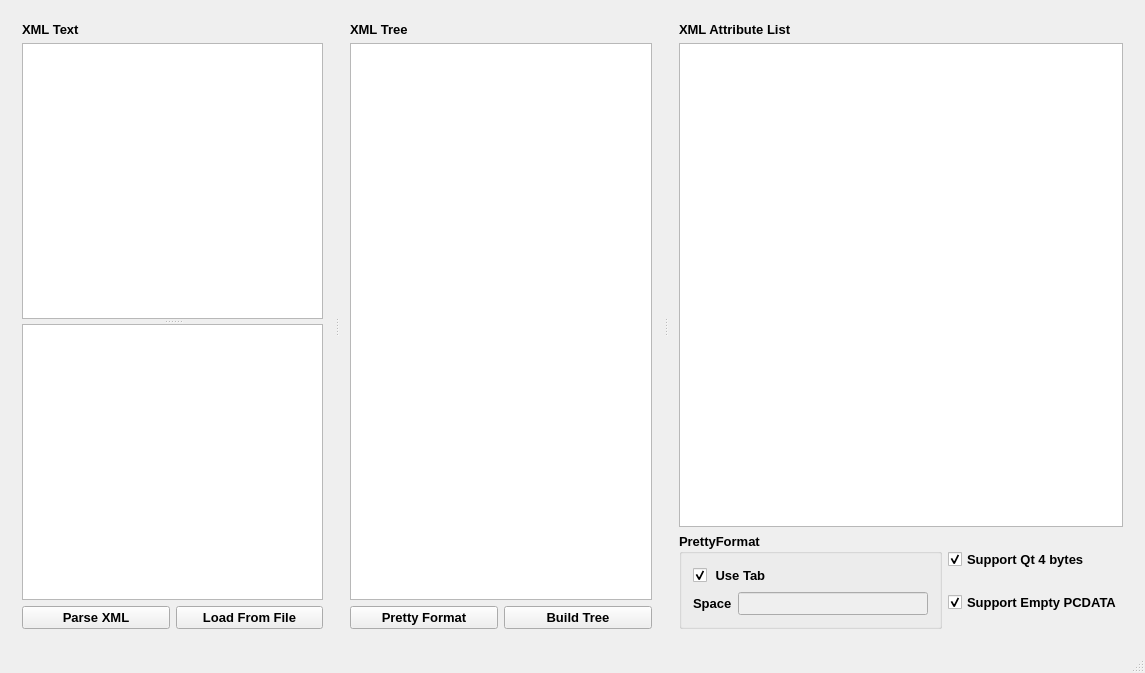
<?xml version="1.0" encoding="UTF-8"?>
<ui version="4.0">
 <class>MainWindow</class>
 <widget class="QMainWindow" name="MainWindow">
  <property name="geometry">
   <rect>
    <x>0</x>
    <y>0</y>
    <width>1145</width>
    <height>673</height>
   </rect>
  </property>
  <property name="windowTitle">
   <string>XML Display</string>
  </property>
  <widget class="QWidget" name="centralWidget">
   <layout class="QVBoxLayout" name="verticalLayout_6">
    <item>
     <widget class="QSplitter" name="splitter_2">
      <property name="orientation">
       <enum>Qt::Horizontal</enum>
      </property>
      <property name="handleWidth">
       <number>5</number>
      </property>
      <property name="childrenCollapsible">
       <bool>false</bool>
      </property>
      <widget class="QWidget" name="layoutWidget1">
       <layout class="QVBoxLayout" name="verticalLayout">
        <item>
         <widget class="QLabel" name="label">
          <property name="font">
           <font>
            <family>Arial</family>
            <pointsize>10</pointsize>
            <weight>75</weight>
            <bold>true</bold>
           </font>
          </property>
          <property name="text">
           <string>XML Text</string>
          </property>
         </widget>
        </item>
        <item>
         <widget class="QSplitter" name="splitter">
          <property name="orientation">
           <enum>Qt::Vertical</enum>
          </property>
          <property name="handleWidth">
           <number>5</number>
          </property>
          <property name="childrenCollapsible">
           <bool>false</bool>
          </property>
          <widget class="SuperTextEdit" name="xmlTextEdit">
           <property name="font">
            <font>
             <family>Arial</family>
             <pointsize>10</pointsize>
             <weight>75</weight>
             <bold>true</bold>
            </font>
           </property>
           <property name="lineWrapMode">
            <enum>QPlainTextEdit::NoWrap</enum>
           </property>
           <property name="plainText">
            <string/>
           </property>
          </widget>
          <widget class="QPlainTextEdit" name="parseResultTextBox">
           <property name="font">
            <font>
             <family>Arial</family>
             <pointsize>10</pointsize>
             <weight>75</weight>
             <bold>true</bold>
            </font>
           </property>
          </widget>
         </widget>
        </item>
        <item>
         <layout class="QHBoxLayout" name="horizontalLayout">
          <item>
           <widget class="QPushButton" name="parseBtn">
            <property name="font">
             <font>
              <family>Arial</family>
              <pointsize>10</pointsize>
              <weight>75</weight>
              <bold>true</bold>
             </font>
            </property>
            <property name="text">
             <string>Parse XML</string>
            </property>
           </widget>
          </item>
          <item>
           <widget class="QPushButton" name="loadfileBtn">
            <property name="font">
             <font>
              <family>Arial</family>
              <pointsize>10</pointsize>
              <weight>75</weight>
              <bold>true</bold>
             </font>
            </property>
            <property name="text">
             <string>Load From File</string>
            </property>
           </widget>
          </item>
         </layout>
        </item>
       </layout>
      </widget>
      <widget class="QWidget" name="layoutWidget2">
       <layout class="QVBoxLayout" name="verticalLayout_2">
        <item>
         <widget class="QLabel" name="label_2">
          <property name="font">
           <font>
            <family>Arial</family>
            <pointsize>10</pointsize>
            <weight>75</weight>
            <bold>true</bold>
           </font>
          </property>
          <property name="text">
           <string>XML Tree</string>
          </property>
         </widget>
        </item>
        <item>
         <widget class="QTreeView" name="xmltreeView">
          <property name="font">
           <font>
            <family>Arial</family>
            <pointsize>10</pointsize>
            <weight>75</weight>
            <bold>true</bold>
           </font>
          </property>
          <property name="selectionBehavior">
           <enum>QAbstractItemView::SelectItems</enum>
          </property>
         </widget>
        </item>
        <item>
         <layout class="QHBoxLayout" name="horizontalLayout_2">
          <item>
           <widget class="QPushButton" name="prettyFormatBtn">
            <property name="font">
             <font>
              <family>Arial</family>
              <pointsize>10</pointsize>
              <weight>75</weight>
              <bold>true</bold>
             </font>
            </property>
            <property name="text">
             <string>Pretty Format</string>
            </property>
           </widget>
          </item>
          <item>
           <widget class="QPushButton" name="buildTreeBtn">
            <property name="font">
             <font>
              <family>Arial</family>
              <pointsize>10</pointsize>
              <weight>75</weight>
              <bold>true</bold>
             </font>
            </property>
            <property name="text">
             <string>Build Tree</string>
            </property>
           </widget>
          </item>
         </layout>
        </item>
       </layout>
      </widget>
      <widget class="QWidget" name="layoutWidget3">
       <layout class="QVBoxLayout" name="verticalLayout_4" stretch="0,14,2">
        <item>
         <widget class="QLabel" name="label_3">
          <property name="font">
           <font>
            <family>Arial</family>
            <pointsize>10</pointsize>
            <weight>75</weight>
            <bold>true</bold>
           </font>
          </property>
          <property name="text">
           <string>XML Attribute List</string>
          </property>
         </widget>
        </item>
        <item>
         <widget class="QTreeView" name="attributeView">
          <property name="font">
           <font>
            <family>Arial</family>
            <pointsize>10</pointsize>
            <weight>75</weight>
            <bold>true</bold>
           </font>
          </property>
          <property name="selectionBehavior">
           <enum>QAbstractItemView::SelectItems</enum>
          </property>
         </widget>
        </item>
        <item>
         <layout class="QHBoxLayout" name="horizontalLayout_3">
          <item>
           <widget class="QGroupBox" name="groupBox">
            <property name="font">
             <font>
              <family>Arial</family>
              <pointsize>10</pointsize>
              <weight>75</weight>
              <bold>true</bold>
             </font>
            </property>
            <property name="title">
             <string>PrettyFormat</string>
            </property>
            <layout class="QHBoxLayout" name="horizontalLayout_4">
             <item>
              <layout class="QVBoxLayout" name="verticalLayout_5">
               <item>
                <widget class="QCheckBox" name="useTabOrSpaceChk">
                 <property name="font">
                  <font>
                   <family>Arial</family>
                   <pointsize>10</pointsize>
                   <weight>75</weight>
                   <bold>true</bold>
                  </font>
                 </property>
                 <property name="text">
                  <string> Use Tab</string>
                 </property>
                 <property name="checked">
                  <bool>true</bool>
                 </property>
                </widget>
               </item>
               <item>
                <layout class="QHBoxLayout" name="horizontalLayout_5">
                 <item>
                  <widget class="QLabel" name="label_4">
                   <property name="font">
                    <font>
                     <family>Arial</family>
                     <pointsize>10</pointsize>
                     <weight>75</weight>
                     <bold>true</bold>
                    </font>
                   </property>
                   <property name="text">
                    <string>Space</string>
                   </property>
                  </widget>
                 </item>
                 <item>
                  <widget class="QLineEdit" name="spaceNumTextBox">
                   <property name="enabled">
                    <bool>false</bool>
                   </property>
                   <property name="font">
                    <font>
                     <family>Arial</family>
                     <pointsize>10</pointsize>
                     <weight>75</weight>
                     <bold>true</bold>
                    </font>
                   </property>
                  </widget>
                 </item>
                </layout>
               </item>
              </layout>
             </item>
            </layout>
           </widget>
          </item>
          <item>
           <layout class="QVBoxLayout" name="verticalLayout_3">
            <item>
             <widget class="QCheckBox" name="checkBox">
              <property name="font">
               <font>
                <family>Arial</family>
                <pointsize>10</pointsize>
                <weight>75</weight>
                <bold>true</bold>
               </font>
              </property>
              <property name="text">
               <string>Support Qt 4 bytes</string>
              </property>
              <property name="checked">
               <bool>true</bool>
              </property>
             </widget>
            </item>
            <item>
             <widget class="QCheckBox" name="checkBox_2">
              <property name="font">
               <font>
                <family>Arial</family>
                <pointsize>10</pointsize>
                <weight>75</weight>
                <bold>true</bold>
               </font>
              </property>
              <property name="text">
               <string>Support Empty PCDATA</string>
              </property>
              <property name="checked">
               <bool>true</bool>
              </property>
             </widget>
            </item>
           </layout>
          </item>
         </layout>
        </item>
       </layout>
      </widget>
     </widget>
    </item>
   </layout>
  </widget>
  <widget class="QStatusBar" name="statusBar">
   <property name="font">
    <font>
     <family>MingLiU-ExtB</family>
    </font>
   </property>
  </widget>
 </widget>
 <layoutdefault spacing="6" margin="11"/>
 <customwidgets>
  <customwidget>
   <class>SuperTextEdit</class>
   <extends>QPlainTextEdit</extends>
   <header>SuperTextEdit.h</header>
  </customwidget>
 </customwidgets>
 <resources/>
 <connections/>
</ui>
